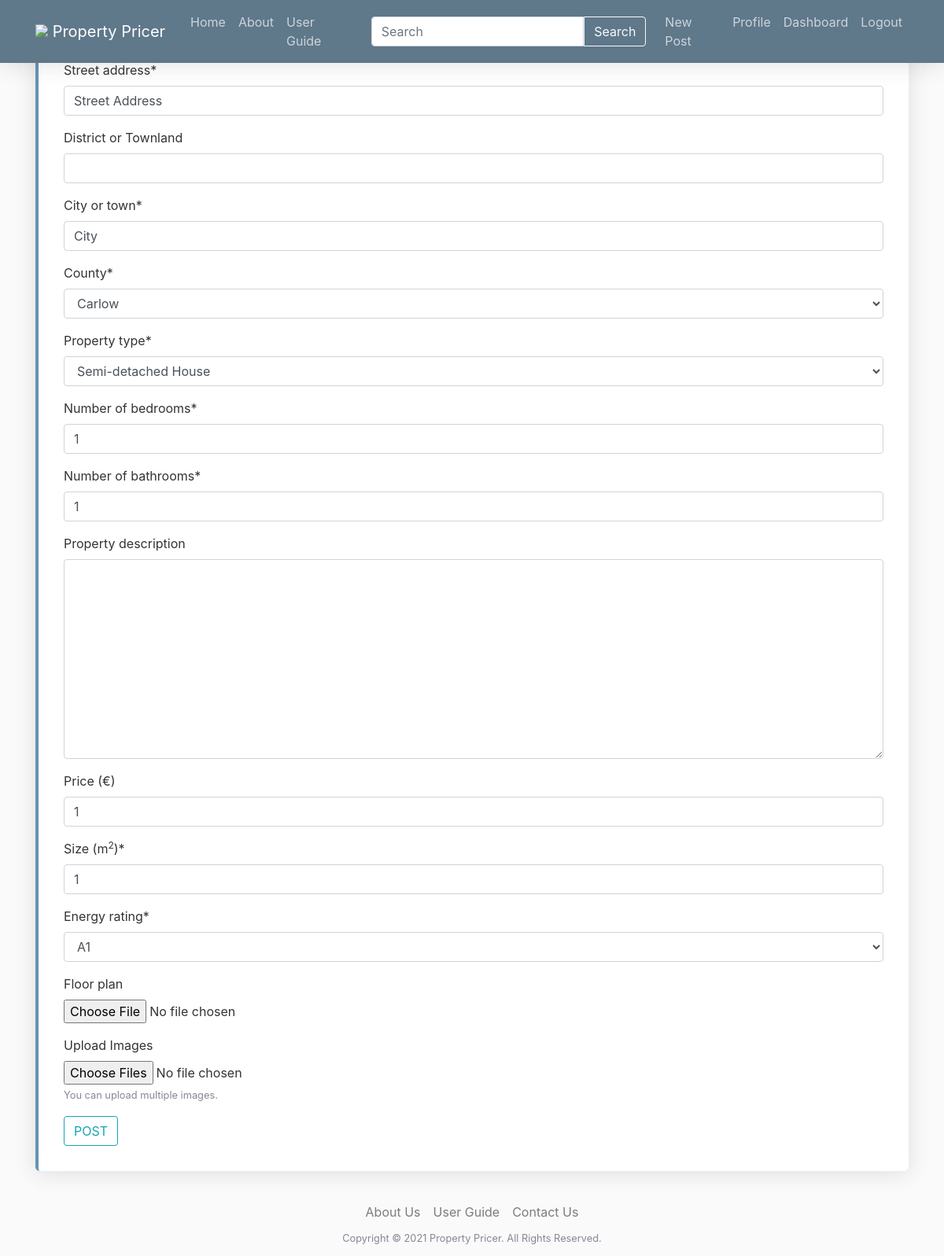
Page /post/9/update (signed in) on the committed database.
### webpages/models.py (models this page shows, shortened)
class Post(models.Model):
    property_description = models.TextField(null=True, blank=True)
    address_line_1 = models.CharField(max_length=255, verbose_name="Street address")
    address_line_2 = models.CharField(max_length=255, null=True, blank=True, verbose_name="District or Townland")
    city = models.CharField(max_length=128, default='', verbose_name="City or town")
    county = models.CharField(max_length=128, default='', choices=COUNTY_CHOICES)
    floor_plan = models.ImageField(upload_to="floor_plan", null=True, blank=True)
    property_type = models.CharField(max_length=128, default='',
                                     choices=PROPERTY_TYPE_CHOICES)
    number_of_bedrooms = models.PositiveIntegerField()
    number_of_bathrooms = models.PositiveIntegerField()
    energy_rating = models.CharField(max_length=128, default='',
                                     choices=ENERGY_RATING_CHOICES)
    size = models.PositiveIntegerField(verbose_name="Size (m<sup>2</sup>)")
    date_posted = models.DateField(default=timezone.now)
    author = models.ForeignKey(User, related_name="user_posts", on_delete=models.CASCADE)
    price = models.PositiveIntegerField(null=True, blank=True, editable=True, verbose_name="Price (&euro;)")
    estimated_price = models.PositiveIntegerField(null=False, blank=True, editable=False)
    __original_price = None
    address = models.CharField(max_length=766, null=False, blank=True, editable=False)

### webpages/views.py (the view, shortened to what this page needs)
# urls.py: path('post/<int:pk>/update', PostUpdateView.as_view(), name='post-update'),
class PostUpdateView(LoginRequiredMixin, UserPassesTestMixin, UpdateView):
    model = Post
    fields = POST_FIELDS
    def test_func(self):
        post = self.get_object()
        if self.request.user == post.author:
            return True
        return False

### templates/webpages/post_form.html (shortened to what this page needs)
{% extends "base.html" %}
{% load crispy_forms_tags %}
    {% block content %}
        <div class="content-section">
            <form method="POST" enctype='multipart/form-data'>
                <fieldset class="form-group">
                    <legend class="border-bottom mb-4">Post your property</legend>
                    {{ form|crispy }}
                    <div class="div_id_post_images">
                        <label for="id_post_images">
                            Upload Images
                        </label>
                        <div class="">
                            <input id="id_post_images" class="clearablefileinput form-control-file" accept="image/*" type="file" name="post_images" multiple>
                            <small>You can upload multiple images.</small>
                        </div>
                    </div>
                </fieldset>
                <div class="form-group">
                    <button class="btn btn-outline-info" type="submit">POST</button>
                </div>
            </form>
        </div>
{% endblock content %}

### static/css/main.css (style rules this page uses)
body { background: #fafafa; color: #333333; }
small, i { color: rgb(133, 135, 150); }
.content-section { background: #ffffff; padding: 1rem 2rem; border-radius: 0.35rem; margin-bottom: 20px; box-shadow: 0 .15rem 1.75rem 0 rgba(58,59,69,.15); border-left: .25rem solid #6493b5; }

### rows in the picture
Post: address_line_1 "Street Address", city "City", county "Carlow", property_type "Semi-detached House", number_of_bedrooms "1", number_of_bathrooms "1", price "1", size "1", energy_rating "A1"
